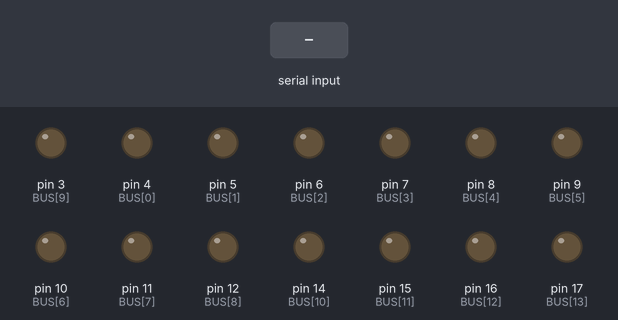
The program below on a simulated Arduino Nano, built with avr-gcc and run on an emulated ATmega328P. On the bench: output pins drawn as LEDs (lit = HIGH). The inputs (shaded band) are chosen by the test bench. Random numbers use the default seed unless the program sets one.

Above: at 4.2 s.
4.3 s: "w15444\n" received over Serial
At 4.8 s:
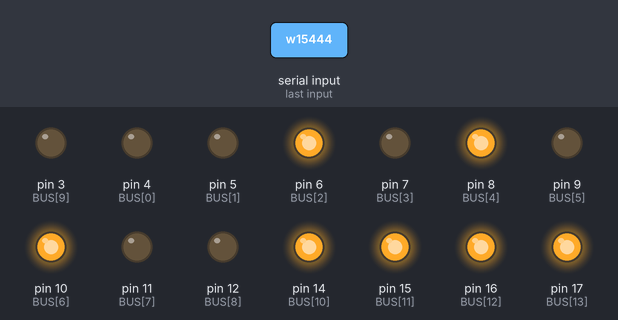
5.8 s: "W90\n" received over Serial
At 7.1 s:
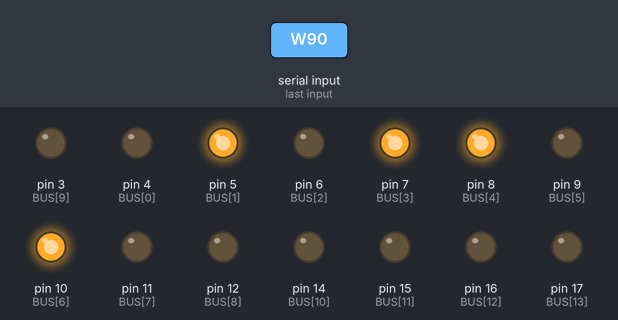
Timing chart, 0 to 8.3 s (numbered marks = the images above; inputs shaded):
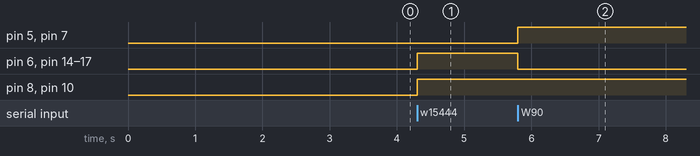

Measured:
- after the input at 4.3 s, pin 6 (BUS[2]), pin 8 (BUS[4]), pin 10 (BUS[6]), pin 14 (BUS[10]), pin 15 (BUS[11]), pin 16 (BUS[12]), pin 17 (BUS[13]): LOW → HIGH at once
- after the input at 5.8 s, pin 5 (BUS[1]), pin 7 (BUS[3]): LOW → HIGH at once; pin 6 (BUS[2]), pin 14 (BUS[10]), pin 15 (BUS[11]), pin 16 (BUS[12]), pin 17 (BUS[13]): HIGH → LOW at once

The program:

main.cpp
```cpp
#include <Arduino.h>

/* Bus controller: tri-state control overe 16 bit bus.
Interacts via serail port and supports commands (send as a line):
- write to bus "w<number>", e.g. "w15444".
- read bus "r", returns bus value in decimal format.
- disconnect from the bus, "x". Responds with newline.
 */

const int BUS_SIZE = 16;
const int BUS[] = {4,  5,  6,      7,      8,      9,      10,     11,
                   12, 3, PIN_A0, PIN_A1, PIN_A2, PIN_A3, PIN_A4, PIN_A5};

void setup() {
  Serial.begin(57600);
  for (int i = 0; i < BUS_SIZE; i++) { pinMode(BUS[i], INPUT); }
}

int prev_btn = 0;
int output = 0;
int pressed_cycles = 0;

void setBus() {
  if (output < BUS_SIZE) {
    for (int i = 0; i < BUS_SIZE; i++) { digitalWrite(BUS[i], i == output); }
  } else {
    for (int i = 0; i < BUS_SIZE; i++) { digitalWrite(BUS[i], rand() % 2); }
  }
  output = (output + 1) % (BUS_SIZE * 2);
}

String formatBinary(uint16_t x) {
  String s("0b");
  for (int i = 0; i < BUS_SIZE; i++) s += '0';
  int n = s.length();
  for (int i = 0; i < BUS_SIZE; i++) {
    if (x % 2) s[n - i - 1] = '1';
    x /= 2;
  }
  return s;
}

char last_op = '?';

void loop() {
  if (!Serial.available()) return;
  String s = Serial.readStringUntil('\n');
  if (s.length() == 0) return;
  char op = s[0];
  switch (op) {
    case 'W':
    case 'w': {
      if (last_op != op) {
        for (int i = 0; i < BUS_SIZE; i++) pinMode(BUS[i], OUTPUT);
      }
      uint16_t val = s.substring(1).toInt();
      for (long i = 0; i < BUS_SIZE; i++) {
        digitalWrite(BUS[i], (val & (long(1) << i)) != 0);
      }
      break;
    }
    case 'x':
      if (last_op != op) {
        for (int i = 0; i < BUS_SIZE; i++) pinMode(BUS[i], INPUT);
      }
      Serial.println(op);
      break;
    case 'r': {
      for (int i = 0; i < BUS_SIZE; i++) pinMode(BUS[i], INPUT);
      uint16_t val = 0;
      for (int i = 0; i < BUS_SIZE; i++) { val += long(digitalRead(BUS[i])) << i; }
      Serial.println(String(val));
      break;
    }
  }
  last_op = op;
}
```
